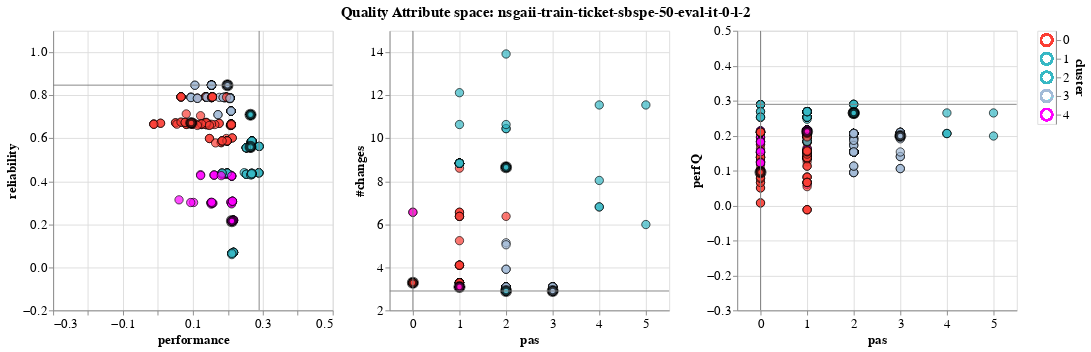

Notebook cell for this chart:
### Code cell
it0_50_space.show_objective_space()

### Figure 1 — Vega-Lite specification as saved in the notebook (floating-point values rounded to 4 significant figures; data arrays with more than 128 entries replaced by an {"elided": "..."} marker saying what was removed)
{"config": {"view": {"continuousWidth": 300, "continuousHeight": 300}, "axis": {"labelFontSize": 14, "titleFontSize": 14}, "title": {"anchor": "middle", "fontSize": 16}}, "hconcat": [{"layer": [{"data": {"name": "data-4a1e0d3d0267853b35efdfa4fad2f510"}, "mark": {"type": "circle", "size": 80, "stroke": "black"}, "encoding": {"color": {"condition": {"test": {"or": [{"param": "param_7"}, {"param": "param_6"}]}, "field": "cluster", "legend": null, "scale": {"domain": [0, 1, 2, 3, 4], "range": ["#fb3e35", "#37b8c5", "#37b8c5", "#a3bbd7", "#ff00ff"]}, "type": "ordinal"}, "value": "transparent"}, "fillOpacity": {"condition": {"param": "param_6", "value": 1.0}, "value": 0.1}, "order": {"field": "prototype", "type": "ordinal"}, "strokeWidth": {"condition": {"test": "datum.prototype", "value": 4}, "value": 1}, "tooltip": [{"field": "solID", "type": "quantitative"}, {"field": "perfQ", "type": "quantitative"}, {"field": "reliability", "type": "quantitative"}, {"field": "#changes", "type": "quantitative"}, {"field": "pas", "type": "quantitative"}, {"field": "label", "type": "nominal"}, {"field": "cluster", "type": "quantitative"}], "x": {"axis": {"title": "performance"}, "field": "perfQ", "scale": {"domain": [-0.212, 0.4895]}, "type": "quantitative"}, "y": {"axis": {"title": "reliability"}, "field": "reliability", "scale": {"domain": [-0.1407, 1.047]}, "type": "quantitative"}}, "name": "view_5"}, {"data": {"name": "data-bf752fccc85f6a09e803639e5a82ec11"}, "mark": {"type": "rule", "color": "gray"}, "encoding": {"x": {"field": "x", "type": "quantitative"}}}, {"data": {"name": "data-98454d529fcb8f69f7a362ab4f6899db"}, "mark": {"type": "rule", "color": "gray"}, "encoding": {"y": {"field": "y", "type": "quantitative"}}}]}, {"layer": [{"data": {"name": "data-4a1e0d3d0267853b35efdfa4fad2f510"}, "mark": {"type": "circle", "size": 80, "stroke": "black"}, "encoding": {"color": {"condition": {"test": {"or": [{"param": "param_7"}, {"param": "param_6"}]}, "field": "cluster", "legend": null, "scale": {"domain": [0, 1, 2, 3, 4], "range": ["#fb3e35", "#37b8c5", "#37b8c5", "#a3bbd7", "#ff00ff"]}, "type": "ordinal"}, "value": "transparent"}, "fillOpacity": {"condition": {"param": "param_6", "value": 1.0}, "value": 0.1}, "order": {"field": "prototype", "type": "ordinal"}, "strokeWidth": {"condition": {"test": "datum.prototype", "value": 4}, "value": 1}, "tooltip": [{"field": "solID", "type": "quantitative"}, {"field": "perfQ", "type": "quantitative"}, {"field": "reliability", "type": "quantitative"}, {"field": "#changes", "type": "quantitative"}, {"field": "pas", "type": "quantitative"}, {"field": "label", "type": "nominal"}, {"field": "cluster", "type": "quantitative"}], "x": {"axis": {"title": "pas"}, "field": "pas", "scale": {"domain": [-0.2, 5.2]}, "type": "quantitative"}, "y": {"axis": {"title": "#changes"}, "field": "#changes", "scale": {"domain": [2.7, 14.12]}, "type": "quantitative"}}, "name": "view_6"}, {"data": {"name": "data-6d8c1c24c6e6c01a5b03c8008eb22cfb"}, "mark": {"type": "rule", "color": "gray"}, "encoding": {"x": {"field": "x", "type": "quantitative"}}}, {"data": {"name": "data-05ef5171ccd5862161ba15e36e67ea8d"}, "mark": {"type": "rule", "color": "gray"}, "encoding": {"y": {"field": "y", "type": "quantitative"}}}]}, {"layer": [{"data": {"name": "data-4a1e0d3d0267853b35efdfa4fad2f510"}, "mark": {"type": "circle", "size": 80, "stroke": "black"}, "encoding": {"color": {"condition": {"test": {"or": [{"param": "param_7"}, {"param": "param_6"}]}, "field": "cluster", "legend": null, "scale": {"domain": [0, 1, 2, 3, 4], "range": ["#fb3e35", "#37b8c5", "#37b8c5", "#a3bbd7", "#ff00ff"]}, "type": "ordinal"}, "value": "transparent"}, "fillOpacity": {"condition": {"param": "param_6", "value": 1.0}, "value": 0.1}, "order": {"field": "prototype", "type": "ordinal"}, "strokeWidth": {"condition": {"test": "datum.prototype", "value": 4}, "value": 1}, "tooltip": [{"field": "solID", "type": "quantitative"}, {"field": "perfQ", "type": "quantitative"}, {"field": "reliability", "type": "quantitative"}, {"field": "#changes", "type": "quantitative"}, {"field": "pas", "type": "quantitative"}, {"field": "label", "type": "nominal"}, {"field": "cluster", "type": "quantitative"}], "x": {"axis": {"title": "pas"}, "field": "pas", "scale": {"domain": [-0.2, 5.2]}, "type": "quantitative"}, "y": {"axis": {"title": "perfQ"}, "field": "perfQ", "scale": {"domain": [-0.212, 0.4895]}, "type": "quantitative"}}, "name": "view_7"}, {"data": {"name": "data-6d8c1c24c6e6c01a5b03c8008eb22cfb"}, "mark": {"type": "rule", "color": "gray"}, "encoding": {"x": {"field": "x", "type": "quantitative"}}}, {"data": {"name": "data-72e4ebbfdf823fa85c425b5489236944"}, "mark": {"type": "rule", "color": "gray"}, "encoding": {"y": {"field": "y", "type": "quantitative"}}}]}, {"data": {"name": "data-b06a8e65036a6e321fe602092835acc3"}, "mark": {"type": "point", "size": 150}, "encoding": {"color": {"condition": {"test": {"or": [{"param": "param_7"}, {"param": "param_6"}]}, "field": "cluster", "legend": null, "scale": {"domain": [0, 1, 2, 3, 4], "range": ["#fb3e35", "#37b8c5", "#37b8c5", "#a3bbd7", "#ff00ff"]}, "type": "ordinal"}, "value": "transparent"}, "y": {"axis": {"orient": "right"}, "field": "cluster", "type": "nominal"}}, "name": "view_8"}], "params": [{"name": "param_6", "select": {"type": "point"}, "views": ["view_5", "view_6", "view_7"]}, {"name": "param_8", "select": {"type": "interval", "encodings": ["x", "y"]}, "bind": "scales", "views": ["view_5"]}, {"name": "param_9", "select": {"type": "interval", "encodings": ["x", "y"]}, "bind": "scales", "views": ["view_6"]}, {"name": "param_10", "select": {"type": "interval", "encodings": ["x", "y"]}, "bind": "scales", "views": ["view_7"]}, {"name": "param_7", "select": {"type": "point", "fields": ["cluster"]}, "views": ["view_8"]}], "title": "Quality Attribute space: nsgaii-train-ticket-sbspe-50-eval-it-0-l-2", "$schema": "https://vega.github.io/schema/vega-lite/v5.8.0.json", "datasets": {"data-4a1e0d3d0267853b35efdfa4fad2f510": {"elided": "496 records"}, "data-bf752fccc85f6a09e803639e5a82ec11": [{"x": 0.2895}], "data-98454d529fcb8f69f7a362ab4f6899db": [{"y": 0.8471}], "data-6d8c1c24c6e6c01a5b03c8008eb22cfb": [{"x": 0.0}], "data-05ef5171ccd5862161ba15e36e67ea8d": [{"y": 2.9}], "data-72e4ebbfdf823fa85c425b5489236944": [{"y": 0.2895}], "data-b06a8e65036a6e321fe602092835acc3": {"elided": "496 records"}}}
